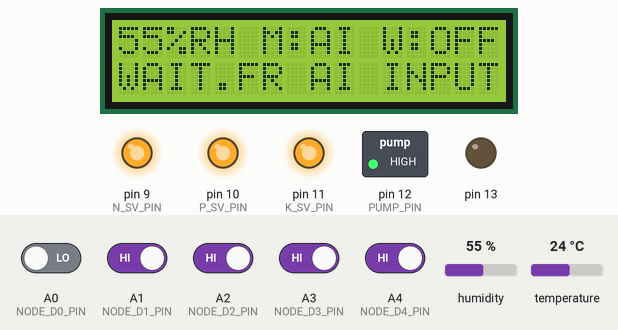
This sketch was run on a simulated Arduino Uno, built with avr-gcc and run on an emulated ATmega328P. Parts: 16×2 character LCD, switched loads named in the sketch (green lamp = pin HIGH), output pins drawn as LEDs (lit = HIGH). The inputs (shaded band) are chosen by the test bench; at power-on: A1 (NODE_D1_PIN), A2 (NODE_D2_PIN), A3 (NODE_D3_PIN), A4 (NODE_D4_PIN) HIGH, A0 (NODE_D0_PIN) LOW, humidity 55 %, temperature 24 °C.

Above: at 3.2 s.
3.3 s: A0 (NODE_D0_PIN) driven HIGH
At 5.3 s:
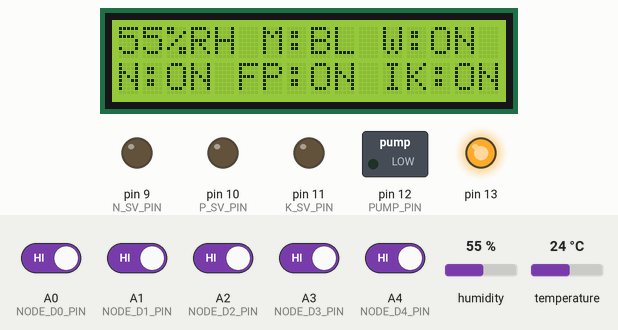
9.3 s: A1 (NODE_D1_PIN) driven LOW
At 10.1 s:
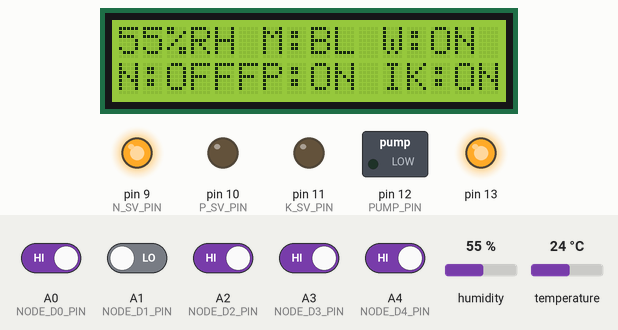
15.3 s: A2 (NODE_D2_PIN) driven LOW
At 17.8 s:
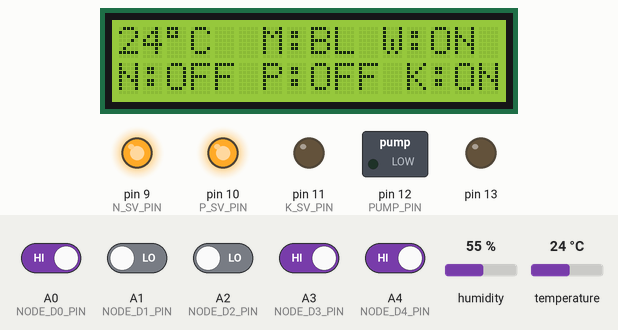
21.3 s: A3 (NODE_D3_PIN) driven LOW
At 22.4 s:
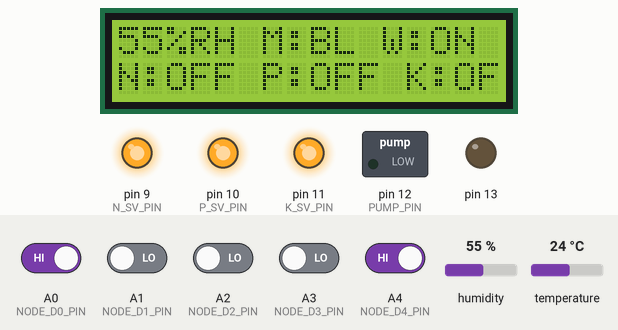
27.3 s: A4 (NODE_D4_PIN) driven LOW
At 29.1 s:
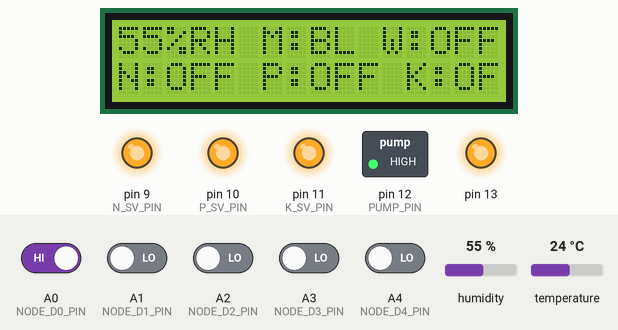
33.3 s: A1 (NODE_D1_PIN) driven HIGH
At 34.4 s:
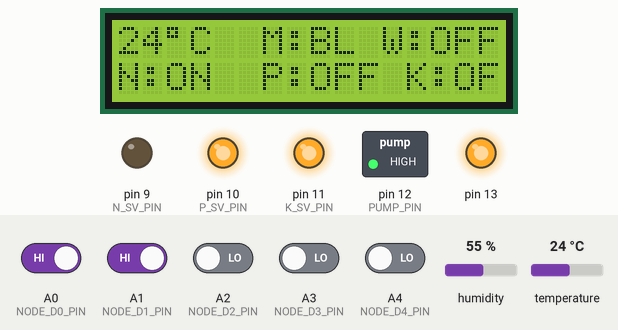
Timing chart, 0 to 44.3 s (numbered marks = the images above; inputs shaded):
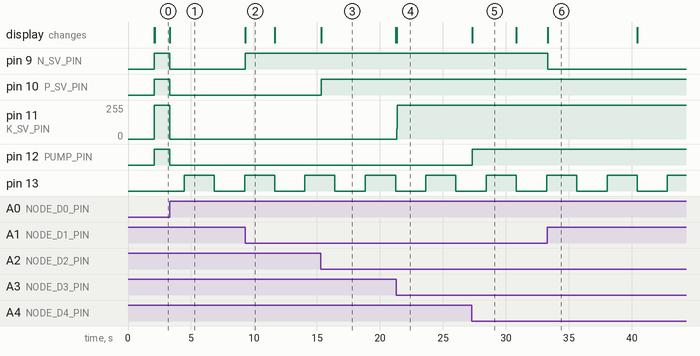

Measured:
- after the input at 3.3 s, pin 9 (N_SV_PIN), pin 10 (P_SV_PIN), pin 12 (PUMP_PIN): HIGH → LOW at once; pin 11 (K_SV_PIN): 255/255 → 0/255 at once; the display: changes at once (image 1)
- after the input at 9.3 s, pin 9 (N_SV_PIN): LOW → HIGH at once; the display: changes at once (image 2)
- after the input at 15.3 s, pin 10 (P_SV_PIN): LOW → HIGH after 0.05 s; the display: changes after 0.05 s (image 3)
- after the input at 21.3 s, pin 11 (K_SV_PIN): 0/255 → 255/255 after 0.06 s; the display: changes after 0.06 s (image 4)
- after the input at 27.3 s, pin 12 (PUMP_PIN): LOW → HIGH at once; the display: changes at once (image 5)
- after the input at 33.3 s, pin 9 (N_SV_PIN): HIGH → LOW at once; the display: changes at once (image 6)
- by itself, pin 13: alternates HIGH for 2.4 s and LOW for 2.4 s

The sketch:

PLANT.ino
```cpp
#include <LiquidCrystal.h>
#include <SoftwareSerial.h>
#include <DHT.h>
#define    DHTPIN     2

DHT dht(DHTPIN, DHT11, 15);// Start DHT sensor

int   msec_cnt=0,CLR_CNT=0;
LiquidCrystal lcd(8,7,6,5,4,3);

const int NODE_D0_PIN=A0;
const int NODE_D1_PIN=A1;
const int NODE_D2_PIN=A2;
const int NODE_D3_PIN=A3;
const int NODE_D4_PIN=A4;

const int N_SV_PIN=9;
const int P_SV_PIN=10;
const int K_SV_PIN=11;
const int PUMP_PIN=12;


boolean MODE_FLAG=0;
int MOTOR_ON_CNT=0,STAGE=0;
boolean BEEP_FLG=0,TOGGLE_FLG=0,MODE_FLG=0;
int BEEP_CNT=0,LCD_CLR_CNT=0,TEN_MCNT=0;

char RX_DATA[10];
int K=0;

boolean N_SV_ON_FLG=0,P_SV_ON_FLG=0,K_SV_ON_FLG=0,PUMP_ON_FLG=0,PUMP1_ON_FLG=0;

boolean RX_FLG=0,C1_FLG=0;
int RX_COUNT=0;
int D=0,I=0;
int TEMP=0,HUMIDITY=0;
boolean Tenmec_Flg=0,DISP_TOGGGLE;

boolean LCD_CLR_FLG=0,NORMAL_FLG=0;
int NUM=0;int STAGE_CNT=0;


boolean  IP_PIN1_FLAG=0,IP_PIN2_FLAG=0,IP_PIN3_FLAG=0,IP_PIN4_FLAG=0,IP_PIN5_FLAG=0;

void setup(){
  Serial.begin(9600);

  dht.begin();
  pinMode(13, OUTPUT);
  pinMode(N_SV_PIN,OUTPUT);
  pinMode(P_SV_PIN,OUTPUT);
  pinMode(K_SV_PIN,OUTPUT);
  pinMode(PUMP_PIN,OUTPUT);

  pinMode(NODE_D0_PIN,INPUT);
  pinMode(NODE_D1_PIN,INPUT);
  pinMode(NODE_D2_PIN,INPUT);
  pinMode(NODE_D3_PIN,INPUT);
  pinMode(NODE_D4_PIN,INPUT);

  lcd.begin(16, 2);
  lcd.setCursor(0,0);
  lcd.print(" PLANT DISEASE      ");
  lcd.setCursor(0,1);
  lcd.print("DETECTION SYSTEM      ");  delay(2000); lcd.clear();
}


void loop(){

  RecieveData();
  TEMP_SENSOR();timerIsr();
  LCD_INDICATION();

}


void LCD_INDICATION(void){

   if(LCD_CLR_FLG){ lcd.clear(); LCD_CLR_FLG=0; }

   if(DISP_TOGGGLE){
    lcd.setCursor(0,0);
    lcd.print(TEMP);
    lcd.print("\xDF\C ");
  }else{
    lcd.setCursor(0,0);
    lcd.print(HUMIDITY);
    lcd.print("\x25\RH");
  }
   if(MODE_FLAG==0){
       lcd.setCursor(6,0);
       lcd.print("M:AI ");
      if(NORMAL_FLG){
         lcd.setCursor(0,1);
         lcd.print("LEAF IS HEALTHY    ");
      }else if(STAGE==1){
          lcd.setCursor(0,1);
          lcd.print("NPK DISPENSING ");
      }else if(STAGE==2){
          lcd.setCursor(0,1);
          lcd.print("WATER DISPENSING ");
      }else{
           lcd.setCursor(0,1);
           lcd.print("WAIT.FR AI INPUT");
      }

      if(PUMP1_ON_FLG){
           lcd.setCursor(11,0);
           lcd.print("W:ON ");
       }else{
           lcd.setCursor(11,0);
           lcd.print("W:OFF");
       }

  }else{

       lcd.setCursor(6,0);
       lcd.print("M:BL");

       if(N_SV_ON_FLG){
          lcd.setCursor(0,1);
          lcd.print("N:OFF");
       }else{ lcd.setCursor(0,1);
              lcd.print("N:ON ");
        }

       if(P_SV_ON_FLG){
          lcd.setCursor(6,1);
          lcd.print("P:OFF");
       }else{
          lcd.setCursor(6,1);
          lcd.print("P:ON ");
       }

       if(K_SV_ON_FLG){
          lcd.setCursor(12,1);
          lcd.print("K:OFF");
       }else{lcd.setCursor(12,1);
          lcd.print("K:ON ");
      }

      if(PUMP_ON_FLG){
           lcd.setCursor(11,0);
           lcd.print("W:OFF");
       }else{
           lcd.setCursor(11,0);
           lcd.print("W:ON ");
       }

   }
}


void TEMP_SENSOR(void){
  if(Tenmec_Flg){

       TEMP = dht.readTemperature();
   HUMIDITY = dht.readHumidity();
       Tenmec_Flg=0;
   }

}

int N_COUNT=0;
void timerIsr()
{
    msec_cnt++;if(msec_cnt>=500){
          LCD_CLR_CNT++;if(LCD_CLR_CNT>=4){ LCD_CLR_FLG=1;  LCD_CLR_CNT=0;  DISP_TOGGGLE=!DISP_TOGGGLE; }
          TOGGLE_FLG=!TOGGLE_FLG;
          CLR_CNT++;if(CLR_CNT>=6){ CLR_CNT=0; LCD_CLR_FLG=1;}
          digitalWrite(13, digitalRead( 13 ) ^ 1 );

          if(STAGE==1){
               STAGE_CNT++; if(STAGE_CNT>=120){ STAGE=2; STAGE_CNT=0; }
          }else if(STAGE==2){
               STAGE_CNT++; if(STAGE_CNT>=60){  STAGE=0; STAGE_CNT=0; }
          }
         if(NORMAL_FLG){ N_COUNT++; if(N_COUNT>10){ NORMAL_FLG=0; N_COUNT=0; }  } else{ N_COUNT=0; }
          msec_cnt=0;
   }

      MOTOR_CONTROL();
      TEN_MCNT++;if(TEN_MCNT>=10){
               Tenmec_Flg=1;    TEN_MCNT=0;
               IP_PIN_D0_SENSE(); IP_PIN_D1_SENSE(); IP_PIN_D2_SENSE(); IP_PIN_D3_SENSE(); IP_PIN_D4_SENSE();
       }


}


void MOTOR_CONTROL(void){

 if(MODE_FLAG==0){
      if(STAGE==1){
          digitalWrite(N_SV_PIN,LOW);  digitalWrite(P_SV_PIN,LOW);  digitalWrite(K_SV_PIN,LOW);
      }else if(STAGE==2){
          digitalWrite(N_SV_PIN,HIGH);  digitalWrite(P_SV_PIN,HIGH);  digitalWrite(K_SV_PIN,HIGH);
          digitalWrite(PUMP_PIN,LOW); PUMP1_ON_FLG=1;
      }else{
          PUMP1_ON_FLG=0;digitalWrite(PUMP_PIN,HIGH);digitalWrite(N_SV_PIN,HIGH);  digitalWrite(P_SV_PIN,HIGH);
          digitalWrite(K_SV_PIN,HIGH);
      }
  }else{
       if(N_SV_ON_FLG){
            digitalWrite(N_SV_PIN,HIGH);
       }else{ digitalWrite(N_SV_PIN,LOW);  }

       if(P_SV_ON_FLG){
            digitalWrite(P_SV_PIN,HIGH);  digitalWrite(K_SV_PIN,HIGH);
       }else{  digitalWrite(P_SV_PIN,LOW);  }

       if(K_SV_ON_FLG){
          digitalWrite(P_SV_PIN,HIGH);  digitalWrite(K_SV_PIN,HIGH);
       }else{  digitalWrite(K_SV_PIN,LOW);  }

       if(PUMP_ON_FLG){
               digitalWrite(PUMP_PIN,HIGH);
       }else{  digitalWrite(PUMP_PIN,LOW);  }

  }

}


void RecieveData(void)
{
if(Serial.available()>0)
{
   RX_DATA[0] = Serial.read();

         if((RX_DATA[0]=='D')){ STAGE=1; NORMAL_FLG=0; }
         if((RX_DATA[0]=='N')){ NORMAL_FLG=1;   }

}
}


void IP_PIN_D0_SENSE(void)//CALLING IN TIMER INT
{
 if(digitalRead(NODE_D0_PIN))
  {
    if(IP_PIN1_FLAG==0)
   {
          MODE_FLAG=1;
          IP_PIN1_FLAG=1;

    }
  }else{  IP_PIN1_FLAG=0;  MODE_FLAG=0;

       }
}


void IP_PIN_D1_SENSE(void)//CALLING IN TIMER INT
{
 if(!digitalRead(NODE_D1_PIN))
  {
   if(IP_PIN2_FLAG==0)
   {
            N_SV_ON_FLG=1;
          IP_PIN2_FLAG=1;

    }
   }else{ IP_PIN2_FLAG=0;  N_SV_ON_FLG=0;

      }
}


void IP_PIN_D2_SENSE(void)//CALLING IN TIMER INT
{
 if(!digitalRead(NODE_D2_PIN))
  {
   if(IP_PIN3_FLAG==0)
   {
             P_SV_ON_FLG=1;
          IP_PIN3_FLAG=1;
    }
  }else{  IP_PIN3_FLAG=0; P_SV_ON_FLG=0;

      }
}


void IP_PIN_D3_SENSE(void)//CALLING IN TIMER INT
{
  if(!digitalRead(NODE_D3_PIN))
  {
   if(IP_PIN4_FLAG==0)
   {
      IP_PIN4_FLAG=1;       K_SV_ON_FLG=1;

    }
  }else{   IP_PIN4_FLAG=0;    K_SV_ON_FLG=0;

       }
}


void IP_PIN_D4_SENSE(void)//CALLING IN TIMER INT
{
  if(!digitalRead(NODE_D4_PIN))
  {
   if(IP_PIN5_FLAG==0)
   {
       IP_PIN5_FLAG=1;    PUMP_ON_FLG=1;

    }
  }else{    IP_PIN5_FLAG=0; PUMP_ON_FLG=0;

       }
}
```
